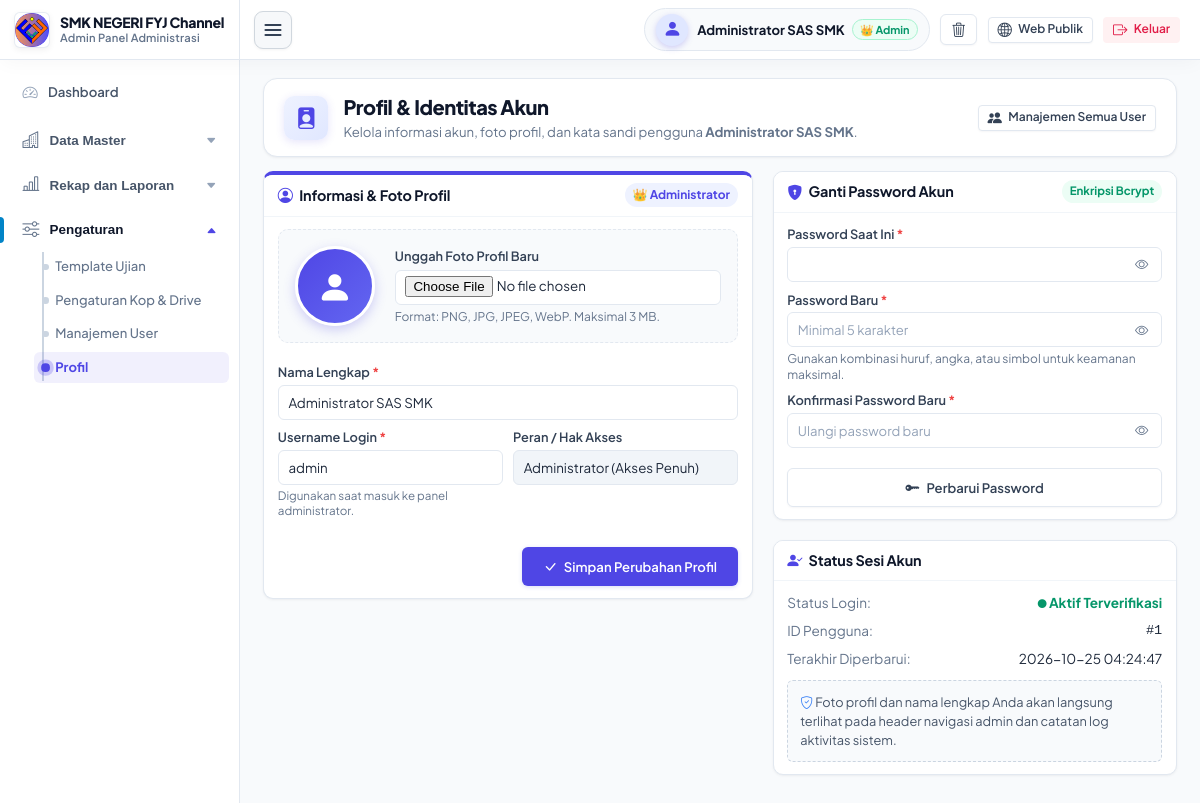
The app's page /admin/profil.php (signed in) with its own data.
### tables this page shows
CREATE TABLE users (
    id INTEGER PRIMARY KEY AUTOINCREMENT,
    username VARCHAR(50) UNIQUE NOT NULL,
    password VARCHAR(255) NOT NULL,
    nama_lengkap VARCHAR(100) DEFAULT '',
    role VARCHAR(20) DEFAULT 'admin',
    created_at DATETIME,
    updated_at DATETIME
, password_plain VARCHAR(255) DEFAULT '', foto VARCHAR(255) DEFAULT NULL);

### config/database.php (called while the page is built, shortened)
<?php
function getDb(): PDO {
    static $pdo = null;
    if ($pdo !== null) {
        return $pdo;
    }
    if (DB_TYPE === 'sqlite') {
        $dsn = 'sqlite:' . DB_SQLITE_PATH;
        $pdo = new PDO($dsn, null, null, [
            PDO::ATTR_ERRMODE => PDO::ERRMODE_EXCEPTION,
            PDO::ATTR_DEFAULT_FETCH_MODE => PDO::FETCH_ASSOC,
        ]);
        $pdo->exec('PRAGMA foreign_keys = ON;');
        $pdo->exec('PRAGMA journal_mode = WAL;');
    }
    return $pdo;
}
function dbQuery(string $sql, array $params = []): PDOStatement {
    $db = getDb();
    $stmt = $db->prepare($sql);
    $stmt->execute($params);
    return $stmt;
}
function dbFetch(string $sql, array $params = []): ?array {
    $stmt = dbQuery($sql, $params);
    $res = $stmt->fetch();
    return $res ?: null;
}

### config/functions.php (called while the page is built, shortened)
<?php
require_once __DIR__ . '/database.php';
function is_admin_logged_in(): bool {
    return !empty($_SESSION['admin_logged_in']) && $_SESSION['admin_logged_in'] === true;
}
function is_admin(): bool {
    return is_admin_logged_in() && (($_SESSION['admin_role'] ?? 'admin') === 'admin');
}
function get_logged_in_user(): ?array {
    $id = (int)($_SESSION['admin_id'] ?? 0);
    if ($id > 0) {
        $u = dbFetch("SELECT * FROM users WHERE id = :id", ['id' => $id]);
        if ($u) return $u;
    }
    return null;
}
function get_user_avatar(?array $user = null): string {
    return '';
}
    ?>

### admin/profil.php (the view, shortened to what this page needs)
<?php
require_once __DIR__ . '/../config/functions.php';
$user = get_logged_in_user();
$avatarUrl = get_user_avatar($user);
require_once __DIR__ . '/layout_header.php';
?>
<div class="page-header-card">
    <div class="page-header-content">
        <div class="page-header-icon-box">
            <i class="bi bi-person-badge-fill"></i>
        </div>
        <div>
            <h1 class="page-header-title">Profil & Identitas Akun</h1>
            <p class="page-header-subtitle">
                Kelola informasi akun, foto profil, dan kata sandi pengguna <strong><?= htmlspecialchars($user['nama_lengkap'] ?: $user['username']) ?></strong>.
            </p>
        </div>
    </div>
    <div class="page-header-actions">
        <?php if (is_admin()): ?>
            <a href="/admin/users.php" class="btn btn-secondary btn-sm">
                <i class="bi bi-people-fill"></i> <span>Manajemen Semua User</span>
            </a>
        <?php endif; ?>
    </div>
</div>
<div class="split-layout" style="height: auto; align-items: flex-start; gap: 1.25rem;">
    <div style="flex: 1.15; min-width: 0;">
        <div class="card" style="border-top: 4px solid var(--primary); margin-bottom: 1.25rem;">
            <div class="card-header" style="display: flex; align-items: center; justify-content: space-between;">
                <span class="card-title"><i class="bi bi-person-circle"></i> Informasi & Foto Profil</span>
                <span class="badge" style="background: var(--primary-light); color: var(--primary); font-size: 0.75rem; font-weight: 700;">
                    <?= is_admin() ? '👑 Administrator' : '🛡️ Operator' ?>
                </span>
            </div>
            <div class="card-body">
                <form method="POST" action="/admin/profil.php" enctype="multipart/form-data">
                    <div style="display: flex; align-items: center; gap: 1.25rem; padding: 1rem; background: #f8fafc; border: 1px dashed var(--border); border-radius: var(--radius-md); margin-bottom: 1.25rem;">
                        <div style="position: relative;">
                            <div id="avatarPreviewContainer" style="width: 80px; height: 80px; border-radius: 50%; overflow: hidden; background: linear-gradient(135deg, #4f46e5, #6366f1); display: flex; align-items: center; justify-content: center; box-shadow: 0 4px 12px rgba(79, 70, 229, 0.25); border: 3px solid #fff;">
                                <?php if ($avatarUrl): ?>
                                    <img src="<?= htmlspecialchars($avatarUrl) ?>?v=<?= time() ?>" id="avatarPreviewImg" alt="Foto Profil" style="width: 100%; height: 100%; object-fit: cover;">
                                <?php else: ?>
                                    <div id="avatarFallbackIcon" style="color: #fff; font-size: 2.2rem; display: flex; align-items: center; justify-content: center;">
                                        <i class="bi bi-person-fill"></i>
                                    </div>
                                <?php endif; ?>
                            </div>
                        </div>
                        <div style="flex: 1; min-width: 0;">
                            <label class="form-label" for="foto" style="margin-bottom: 0.25rem;">Unggah Foto Profil Baru</label>
                            <input type="file" name="foto" id="foto" class="form-control" accept="image/png,image/jpeg,image/webp,image/gif" onchange="previewAvatar(this)">
                            <div class="form-hint" style="color: var(--text-muted); font-size: 0.75rem; margin-top: 4px;">
                                Format: PNG, JPG, JPEG, WebP. Maksimal 3 MB.
                            </div>
                        </div>
                    </div>
                    <div class="form-group">
                        <label class="form-label" for="nama_lengkap">Nama Lengkap <span class="required">*</span></label>
                        <input type="text" name="nama_lengkap" id="nama_lengkap" class="form-control"
                               value="<?= htmlspecialchars($user['nama_lengkap']) ?>" placeholder="Masukkan nama lengkap Anda..." required>
                    </div>
                    <div class="grid-2">
                        <div class="form-group">
                            <label class="form-label" for="username">Username Login <span class="required">*</span></label>
                            <input type="text" name="username" id="username" class="form-control"
                                   value="<?= htmlspecialchars($user['username']) ?>" placeholder="Username login" required>
                            <div class="form-hint">Digunakan saat masuk ke panel administrator.</div>
                        </div>
                        <div class="form-group">
                            <label class="form-label">Peran / Hak Akses</label>
                            <input type="text" class="form-control" value="<?= is_admin() ? 'Administrator (Akses Penuh)' : 'Operator (Akses Terbatas)' ?>" disabled style="background: #f1f5f9; cursor: not-allowed;">
                        </div>
                    </div>
                    <div style="margin-top: 1.25rem; display: flex; justify-content: flex-end;">
                        <button type="submit" class="btn btn-primary" style="padding: 0.65rem 1.25rem; font-weight: 600;">
                            <i class="bi bi-check-lg"></i> Simpan Perubahan Profil
                        </button>
                    </div>
                </form>
            </div>
        </div>
    </div>
    <div style="flex: 0.95; min-width: 0;">
        <div class="card" style="margin-bottom: 1.25rem;">
            <div class="card-header" style="display: flex; align-items: center; justify-content: space-between;">
                <span class="card-title"><i class="bi bi-shield-lock-fill"></i> Ganti Password Akun</span>
                <span class="badge" style="background: #ecfdf5; color: #059669; font-size: 0.72rem; font-weight: 700;">
                    Enkripsi Bcrypt
                </span>
            </div>
            <div class="card-body">
                <form method="POST" action="/admin/profil.php" id="formPassword">
                    <div class="form-group">
                        <label class="form-label" for="old_password">Password Saat Ini <span class="required">*</span></label>
                        <div style="position: relative;">
                            <input type="password" name="old_password" id="old_password" class="form-control" style="padding-right: 42px;" required autocomplete="current-password">
                            <button type="button" onclick="toggleInputVisibility('old_password', this)" style="position: absolute; right: 10px; top: 50%; transform: translateY(-50%); background: none; border: none; color: #64748b; cursor: pointer; padding: 4px;" title="Tampilkan / Sembunyikan Password">
                                <i class="bi bi-eye"></i>
                            </button>
                        </div>
                    </div>
                    <div class="form-group">
                        <label class="form-label" for="new_password">Password Baru <span class="required">*</span></label>
                        <div style="position: relative;">
                            <input type="password" name="new_password" id="new_password" class="form-control" style="padding-right: 42px;" required minlength="5" placeholder="Minimal 5 karakter" autocomplete="new-password">
                            <button type="button" onclick="toggleInputVisibility('new_password', this)" style="position: absolute; right: 10px; top: 50%; transform: translateY(-50%); background: none; border: none; color: #64748b; cursor: pointer; padding: 4px;" title="Tampilkan / Sembunyikan Password">
                                <i class="bi bi-eye"></i>
                            </button>
                        </div>
                        <div class="form-hint" style="color: var(--text-muted); font-size: 0.75rem; margin-top: 4px;">
                            Gunakan kombinasi huruf, angka, atau simbol untuk keamanan maksimal.
                        </div>
                    </div>
                    <div class="form-group">
                        <label class="form-label" for="confirm_password">Konfirmasi Password Baru <span class="required">*</span></label>
                        <div style="position: relative;">
                            <input type="password" name="confirm_password" id="confirm_password" class="form-control" style="padding-right: 42px;" required minlength="5" placeholder="Ulangi password baru" autocomplete="new-password">
                            <button type="button" onclick="toggleInputVisibility('confirm_password', this)" style="position: absolute; right: 10px; top: 50%; transform: translateY(-50%); background: none; border: none; color: #64748b; cursor: pointer; padding: 4px;" title="Tampilkan / Sembunyikan Password">
                                <i class="bi bi-eye"></i>
                            </button>
                        </div>
                    </div>
                    <div style="margin-top: 1.25rem;">
                        <button type="submit" class="btn btn-secondary btn-block" style="padding: 0.65rem; font-weight: 600;">
                            <i class="bi bi-key-fill"></i> Perbarui Password
                        </button>
                    </div>
                </form>
            </div>
        </div>
        <div class="card">
            <div class="card-header">
                <span class="card-title"><i class="bi bi-person-check-fill"></i> Status Sesi Akun</span>
            </div>
            <div class="card-body" style="font-size: 0.85rem;">
                <div style="display: flex; justify-content: space-between; margin-bottom: 0.5rem;">
                    <span style="color: var(--text-muted);">Status Login:</span>
                    <span style="color: #059669; font-weight: 700;"><i class="bi bi-circle-fill" style="font-size: 0.55rem; vertical-align: middle;"></i> Aktif Terverifikasi</span>
                </div>
                <div style="display: flex; justify-content: space-between; margin-bottom: 0.5rem;">
                    <span style="color: var(--text-muted);">ID Pengguna:</span>
                    <code>#<?= htmlspecialchars((string)$user['id']) ?></code>
                </div>
                <div style="display: flex; justify-content: space-between; margin-bottom: 0.5rem;">
                    <span style="color: var(--text-muted);">Terakhir Diperbarui:</span>
                    <span><?= htmlspecialchars($user['updated_at'] ?? $user['created_at'] ?? '-') ?></span>
                </div>
                <div style="margin-top: 0.75rem; padding: 0.75rem; background: #f8fafc; border: 1px dashed #cbd5e1; border-radius: var(--radius-sm); color: #475569; font-size: 0.8rem; line-height: 1.45;">
                    <i class="bi bi-shield-check" style="color: #3b82f6;"></i>
                    Foto profil dan nama lengkap Anda akan langsung terlihat pada header navigasi admin dan catatan log aktivitas sistem.
                </div>
            </div>
        </div>
    </div>
</div>
<?php require_once __DIR__ . '/layout_footer.php'; ?>

### records on screen
users: nama_lengkap "Administrator SAS SMK", username "admin", id "1", updated_at "2026-10-25 04:24:47"

### other values on screen
$namaSekolah "SMK NEGERI FYJ Channel"
$_SESSION['admin_name'] "Administrator SAS SMK"
